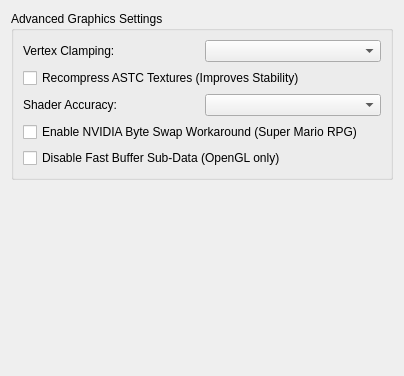
<?xml version="1.0" encoding="UTF-8"?>
<ui version="4.0">
 <class>ConfigureGraphicsAdvanced</class>
 <widget class="QWidget" name="ConfigureGraphicsAdvanced">
  <property name="geometry">
   <rect>
    <x>0</x>
    <y>0</y>
    <width>404</width>
    <height>376</height>
   </rect>
  </property>
  <property name="windowTitle">
   <string>Form</string>
  </property>
  <property name="accessibleName">
   <string>Advanced</string>
  </property>
  <layout class="QVBoxLayout" name="verticalLayout_1">
   <item>
    <layout class="QVBoxLayout" name="verticalLayout_2">
     <item>
      <widget class="QGroupBox" name="groupBox_1">
       <property name="title">
        <string>Advanced Graphics Settings</string>
       </property>
       <layout class="QVBoxLayout" name="verticalLayout_3">
        <item>
         <widget class="QWidget" name="populate_target" native="true">
          <layout class="QVBoxLayout" name="verticalLayout">
           <property name="leftMargin">
            <number>0</number>
           </property>
           <property name="topMargin">
            <number>0</number>
           </property>
           <property name="rightMargin">
            <number>0</number>
           </property>
           <property name="bottomMargin">
            <number>0</number>
           </property>
           <item>
            <layout class="QHBoxLayout" name="horizontalLayout_VertexClamping">
             <item>
              <widget class="QLabel" name="label_VertexClamping">
               <property name="text">
                <string>Vertex Clamping:</string>
               </property>
              </widget>
             </item>
             <item>
              <widget class="QComboBox" name="vertex_clamping"/>
             </item>
            </layout>
           </item>
           <item>
            <widget class="QCheckBox" name="recompress_astc_textures">
             <property name="text">
              <string>Recompress ASTC Textures (Improves Stability)</string>
             </property>
            </widget>
           </item>
           <item>
            <layout class="QHBoxLayout" name="horizontalLayout_ShaderAccuracy">
             <item>
              <widget class="QLabel" name="label_ShaderAccuracy">
               <property name="text">
                <string>Shader Accuracy:</string>
               </property>
              </widget>
             </item>
             <item>
              <widget class="QComboBox" name="shader_accuracy_mode_combobox"/>
             </item>
            </layout>
           </item>
           <item>
            <widget class="QCheckBox" name="enable_nvidia_byte_swap_workaround">
             <property name="toolTip">
              <string>This is a workaround for a specific NVIDIA driver bug seen in Super Mario RPG. It may or may not improve stability or performance in other titles.</string>
             </property>
             <property name="text">
              <string>Enable NVIDIA Byte Swap Workaround (Super Mario RPG)</string>
             </property>
            </widget>
           </item>
           <item>
            <widget class="QCheckBox" name="opengl_disable_fast_buffer_sub_data">
             <property name="toolTip">
              <string>May help with buffer update issues on some OpenGL drivers, potentially at a performance cost. Default is unchecked (Fast path enabled).</string>
             </property>
             <property name="text">
              <string>Disable Fast Buffer Sub-Data (OpenGL only)</string>
             </property>
            </widget>
           </item>
          </layout>
         </widget>
        </item>
       </layout>
      </widget>
     </item>
    </layout>
   </item>
   <item>
    <spacer name="verticalSpacer">
     <property name="orientation">
      <enum>Qt::Vertical</enum>
     </property>
     <property name="sizeHint" stdset="0">
      <size>
       <width>20</width>
       <height>40</height>
      </size>
     </property>
    </spacer>
   </item>
  </layout>
 </widget>
 <resources/>
 <connections/>
</ui>
